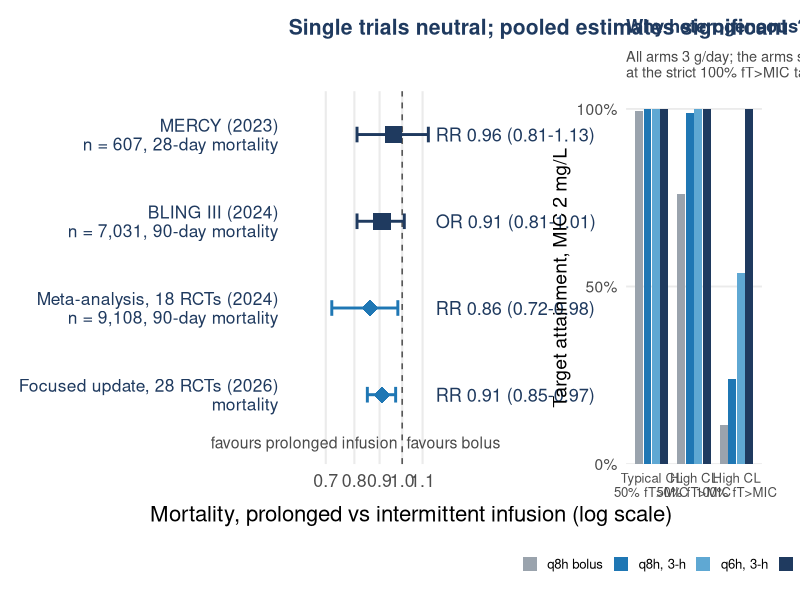

Source code (R):
# =============================================================================
# Slide 12. Prolonged vs intermittent beta-lactam infusion: randomised evidence.
#   MERCY     Monti 2023, JAMA           n = 607   28-day mortality  RR 0.96 (0.81-1.13)
#   BLING III Dulhunty 2024, JAMA        n = 7,031 90-day mortality  OR 0.91 (0.81-1.01), P = 0.08
#   Meta-analysis Abdul-Aziz 2024, JAMA  18 RCTs, n = 9,108, 90-day mortality RR 0.86 (95 % CrI 0.72-0.98)
#   Focused update Hong 2026, Pharmacotherapy  28 RCTs, mortality RR 0.91 (0.85-0.97)
# Inset (50% fT>MIC both strata; 100% fT>MIC high CL): mechanistic simulation at MIC 2 mg/L from 11_infusion_benefit_by_clearance.R
# (structural model Bastida 2020; variability and strata assumed) - clearly labelled.
# =============================================================================
suppressPackageStartupMessages({library(dplyr); library(ggplot2); library(patchwork)})
col_blue <- "#1f77b4"; col_grey <- "#9aa3ad"; col_navy <- "#1f3a5f"; col_dark <- "#4a4a4a"; col_red <- "#b03a3a"
base_theme <- function(bs = 17) theme_minimal(base_size = bs) + theme(panel.grid.minor = element_blank(), plot.title = element_text(face = "bold", color = col_navy, size = bs * 0.95), plot.subtitle = element_text(color = col_dark, size = bs * 0.75), plot.margin = margin(8, 10, 8, 8))

fo <- tribble(~study, ~detail, ~measure, ~est, ~lo, ~hi,
  "MERCY (2023)\nn = 607, 28-day mortality",                 "", "RR", 0.96, 0.81, 1.13,
  "BLING III (2024)\nn = 7,031, 90-day mortality",           "", "OR", 0.91, 0.81, 1.01,
  "Meta-analysis, 18 RCTs (2024)\nn = 9,108, 90-day mortality", "", "RR", 0.86, 0.72, 0.98,
  "Focused update, 28 RCTs (2026)\nmortality",               "", "RR", 0.91, 0.85, 0.97) |>
  mutate(study = factor(study, rev(study)), type = ifelse(grepl("RCTs", study), "Pooled", "Single trial"),
         lab = sprintf("%s %.2f (%.2f-%.2f)", measure, est, lo, hi))
pa <- ggplot(fo, aes(est, study, color = type)) +
  geom_vline(xintercept = 1, linetype = "dashed", color = col_dark) +
  geom_errorbar(aes(xmin = lo, xmax = hi), width = 0.18, orientation = "y", linewidth = 1) +
  geom_point(aes(shape = type), size = 5.5, fill = "white") +
  geom_text(aes(x = 1.17, label = lab), hjust = 0, size = 4.6, color = col_navy, show.legend = FALSE) +
  annotate("text", x = 0.98, y = 0.45, label = "favours prolonged infusion", hjust = 1, size = 4, color = col_dark) +
  annotate("text", x = 1.02, y = 0.45, label = "favours bolus", hjust = 0, size = 4, color = col_dark) +
  scale_x_log10(limits = c(0.62, 1.75), breaks = c(0.7, 0.8, 0.9, 1, 1.1)) +
  scale_color_manual(values = c("Pooled" = col_blue, "Single trial" = col_navy), guide = "none") +
  scale_shape_manual(values = c("Pooled" = 18, "Single trial" = 15), guide = "none") +
  scale_y_discrete(expand = expansion(add = c(0.8, 0.5))) +
  coord_cartesian(clip = "off") +
  labs(x = "Mortality, prolonged vs intermittent infusion (log scale)", y = NULL,
       title = "Single trials neutral; pooled estimates significant") +
  base_theme(16) + theme(panel.grid.major.y = element_blank(), axis.text.y = element_text(size = 12.5, color = col_navy, lineheight = 0.9, hjust = 1))

sim <- read.csv("figures/infusion_benefit_by_clearance.csv") |>
  mutate(cl = sub("\n.*", "", stratum)) |>
  filter((target == "50% fT>MIC") | (target == "100% fT>MIC" & cl == "High CL")) |>
  mutate(group = factor(paste0(cl, "\n", target),
                        c("Typical CL\n50% fT>MIC", "High CL\n50% fT>MIC", "High CL\n100% fT>MIC")),
         short = recode(gsub("\n", " ", regimen),
                        "1 g q8h 0.5 h" = "q8h bolus", "1 g q8h 3 h" = "q8h, 3-h",
                        "0.75 g q6h 3 h" = "q6h, 3-h", "3 g/24 h continuous" = "continuous"),
         short = factor(short, c("q8h bolus", "q8h, 3-h", "q6h, 3-h", "continuous")))
pb <- ggplot(sim, aes(group, PTA, fill = short)) +
  geom_col(position = position_dodge(0.8), width = 0.72) +
  scale_fill_manual(values = c(col_grey, col_blue, "#5fa8d3", col_navy), name = NULL) +
  scale_y_continuous(limits = c(0, 105), breaks = seq(0, 100, 50), expand = c(0, 0), labels = \(x) paste0(x, "%")) +
  labs(x = NULL, y = "Target attainment, MIC 2 mg/L",
       title = "Why heterogeneous? (simulation)",
       subtitle = "All arms 3 g/day; the arms separate only\nat the strict 100% fT>MIC target") +
  base_theme(14) + theme(legend.position = "bottom", legend.text = element_text(size = 9.5),
                         legend.key.size = unit(0.8, "lines"), plot.margin = margin(8, 22, 8, 4),
                         panel.grid.major.x = element_blank(), axis.text.x = element_text(size = 9.5, lineheight = 0.9))

p <- pa + pb + plot_layout(widths = c(1.8, 1))
ggsave("figures/prolonged_infusion_forest.png", p, width = 13.5, height = 5.8, dpi = 300, bg = "white")
